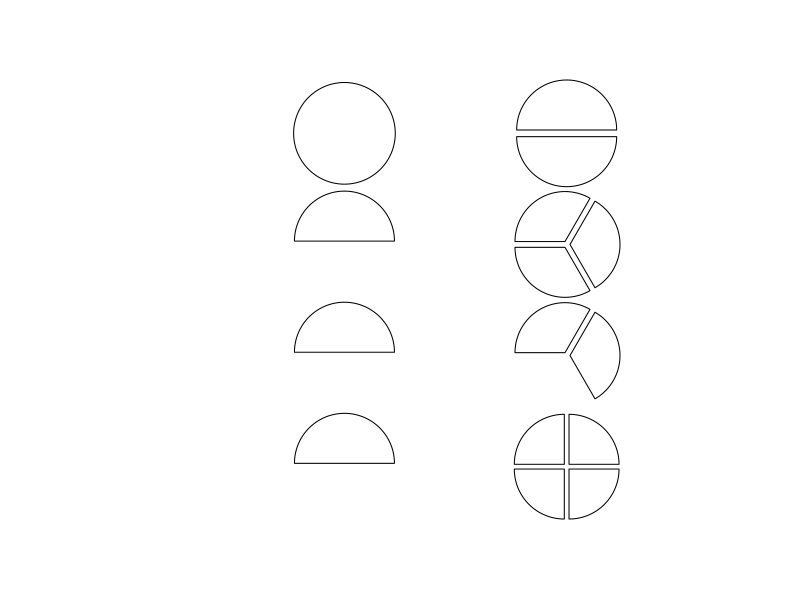
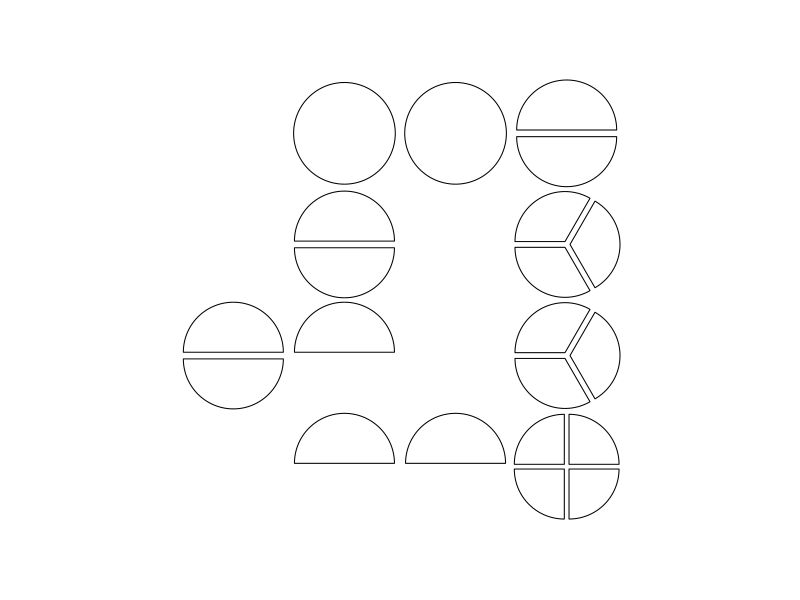
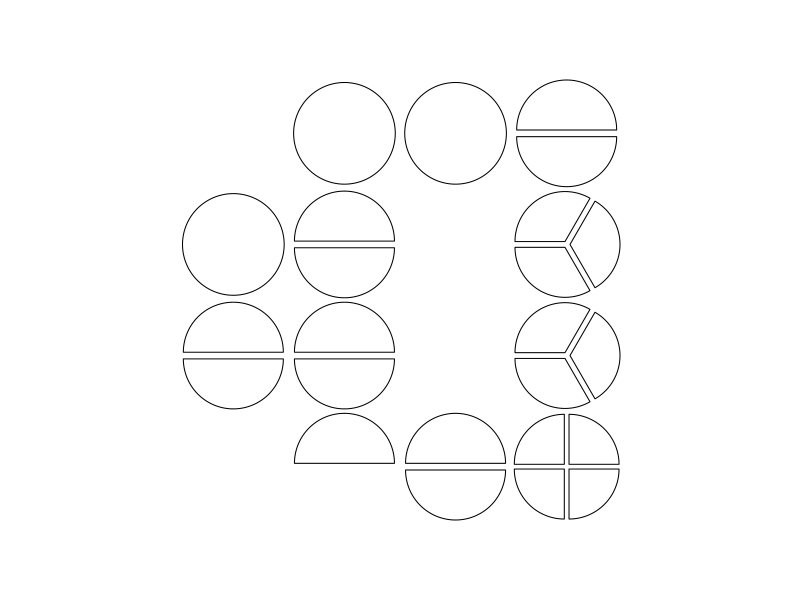
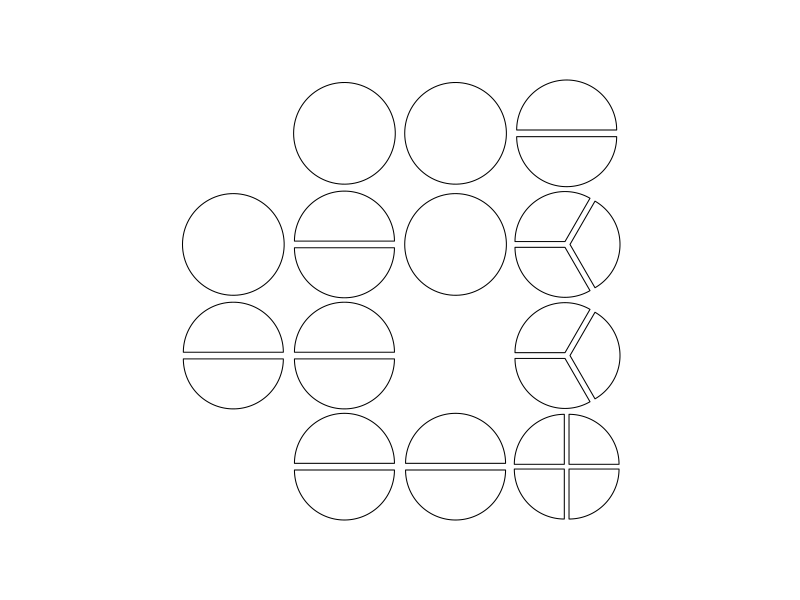
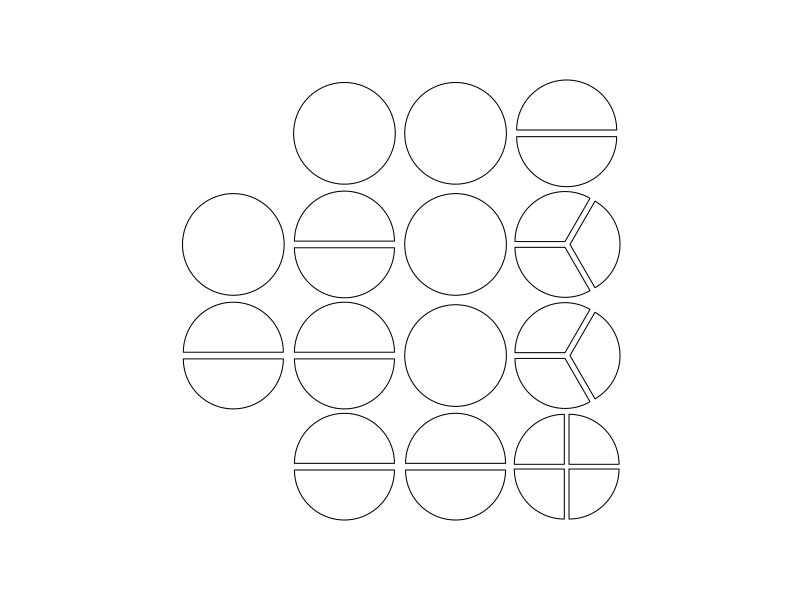
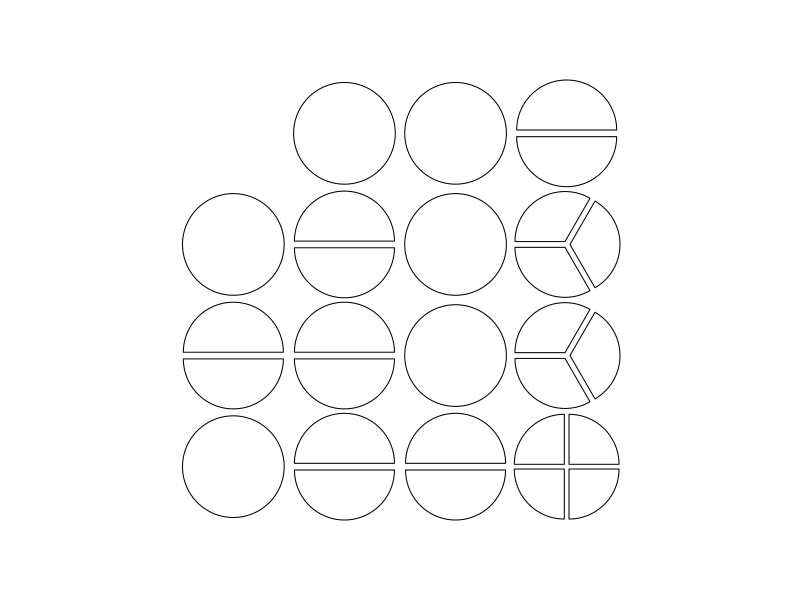

Source code (R) for these figures, in order:

library(dplyr)
library(tidyr)

nn <- 4

prime_factors <- matrix(c(
    c(NA, NA, NA, NA), 
    c( 2, NA, NA, NA), 
    c( 3, NA, NA, NA), 
    c( 2,  2, NA, NA),
    c( 5, NA, NA, NA), 
    c( 2,  3, NA, NA), 
    c( 7, NA, NA, NA), 
    c( 2,  2,  2, NA), 
    c( 3,  3, NA, NA), 
    c( 2,  5, NA, NA), 
    c(11, NA, NA, NA), 
    c( 2,  2,  3, NA), 
    c(13, NA, NA, NA), 
    c( 2,  7, NA, NA), 
    c( 3,  5, NA, NA),
    c( 2,  2,  2, 2)), 
    nrow = nn^2, ncol = nn, byrow = TRUE)

apply(prime_factors, 1, prod, na.rm = TRUE)
pal <- c("lightblue", "lightyellow", "darkblue", "pink", "orange", "darkgreen")

d1 <- as.data.frame(prime_factors) %>% 
    mutate(ind = seq_len(n())) %>% 
    gather(key = id, value = prime, -ind) %>% 
    na.omit %>% 
    mutate(id = as.numeric(gsub("V", "", id)), 
        prime = factor(prime)) %>% 
    rbind(c(ind = 1, id = 1, prime = NA), .) %>%
    group_by(ind) %>% 
    mutate(N = min(1 / length(na.omit(prime)), 1, na.rm = TRUE))
head(d1)


primes <- as.integer(levels(d1$prime))
nprimes <- length(primes)


segment <- function(x, y, r, theta = pi / 2, thetastart = 0, 
    nsteps = 100, offset = 0.03, ...) {
    rs <- seq(
        from = pi + thetastart, 
        to = pi + theta + thetastart, 
        len = nsteps)
    if (offset < 0 | offset > 1) { 
        stop("offset must be in range 0,1") 
    }
    # multiple of 2 * pi, i.e. full circle
    if (round(theta %% (2 * pi), digits = 7) == 0) {
        xc <- x + (1 + offset * 0.56) * r * cos(rs)
        yc <- y + (1 + offset * 0.56) * r * sin(rs)
    } else {
        mid_theta <- pi + thetastart + theta / 2
        #rs <- rs + mid_theta
        xc <- x + r * cos(rs)
        yc <- y + r * sin(rs)
        #  /|
        # /_| y = offset * sin(mid_theta)
        #     x = offset * cos(mid_theta)
        xc <- c(x, xc, x) + offset * cos(mid_theta)
        yc <- c(y, yc, y) + offset * sin(mid_theta)
    }
    lines(xc, yc, ...)
}

# guides

for (ii in seq_len(nprimes)) {
    # find prime
    is_ith_prime <- apply(
        X = prime_factors, MARGIN = 1,
        FUN = function(x, ii) { 
            any(primes[seq_len(ii)] %in% x) }, ii = ii)
    # these indices are not present in this layer
    # TODO instead build up
    add_pos <- cbind(
        x = rep(seq_len(nn), times = nn)[is_ith_prime], 
        y = rep(seq_len(nn), each = nn)[is_ith_prime])
    
    svg(paste0("output/prime_", primes[ii], ".svg"))
    par(mar = c(0, 0, 0, 0))
    plot(x = 1:4, y = 1:4, type = "n", xlab = "", ylab = "", axes = FALSE, 
        xlim = c(0, nn + 1), ylim = c(nn + 1, 0), asp = 1)
    
    # how many segments?
    for (jj in seq_len(nrow(add_pos))) {
        primes_jj <- prime_factors[which(is_ith_prime)[jj], ]
        n_vals_jj <- sum(!is.na(primes_jj))
        # draw segments
        for (kk in seq_len(n_vals_jj)) {
            if (primes_jj[kk] %in% primes[seq_len(ii)]) {
                segment(x = add_pos[jj, 1], y = add_pos[jj, 2], 
                    r = 0.45, 
                    theta = 2 * pi / n_vals_jj, 
                    thetastart = (kk - 1) * 2 * pi / n_vals_jj)
            }
        }
    }
    dev.off()
}
